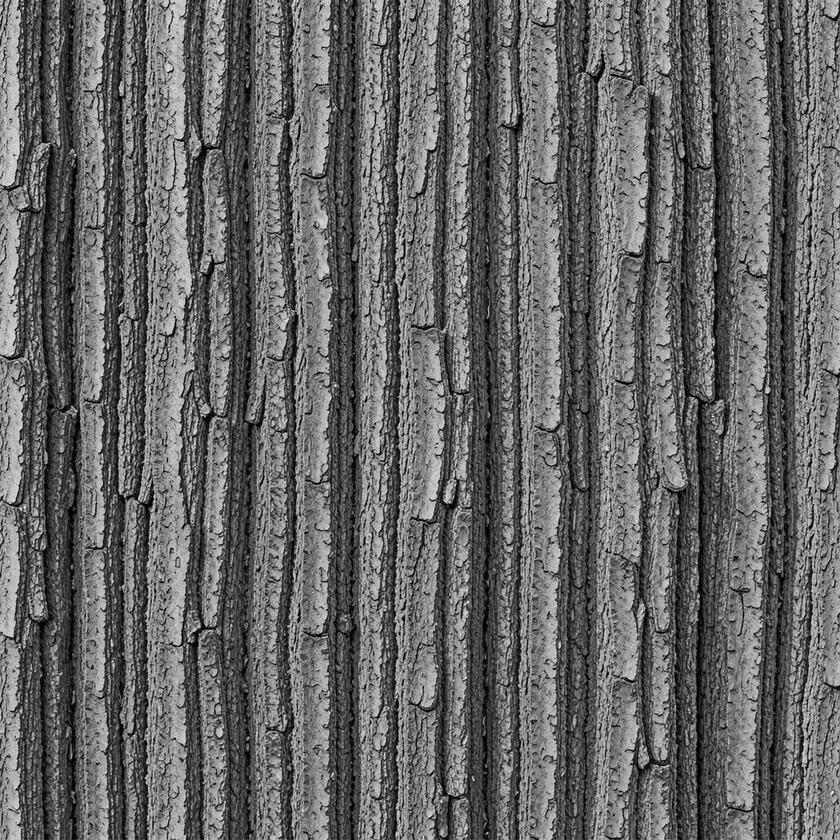
#> input picture Gemini_scripts_workshop/bark1_height.png, 840 x 840 px, shrunk from 1024 x 1024 before the run; its folder holds only this picture in this run
$ python map_craft_v1.py bark1_height.png
#> lines starting #> are read from the running program, lines starting #| are printed output that depends on the picture
#!/usr/bin/env python3
"""
MAP_CRAFT Python CLI — Modern ShaderMap alternative
Usage:
    python3 map_craft_v1.py grass1.jpg --strength 3.0 --ao_rad 4
"""

import argparse
import os
import numpy as np
from PIL import Image

def generate_maps(input_path, strength=2.5, ao_radius=3):
#> called with input_path = 'bark1_height.png', strength = 2.5, ao_radius = 3
    if not os.path.exists(input_path):
        print(f"[ERR] File not found: {input_path}")
        return

    base_name, ext = os.path.splitext(input_path)
    img = Image.open(input_path).convert('RGB')
    arr = np.array(img, dtype=np.float32)

    # 1. Heightmap (Luminance)
    lum = (arr[:, :, 0] * 0.299 + arr[:, :, 1] * 0.587 + arr[:, :, 2] * 0.114) / 255.0
    height_img = Image.fromarray((lum * 255).astype(np.uint8))
    height_img.save(f"{base_name}_height.png")
    print(f"[+] Saved: {base_name}_height.png")

    # 2. Tangent-Space Normal Map
    gy, gx = np.gradient(lum)
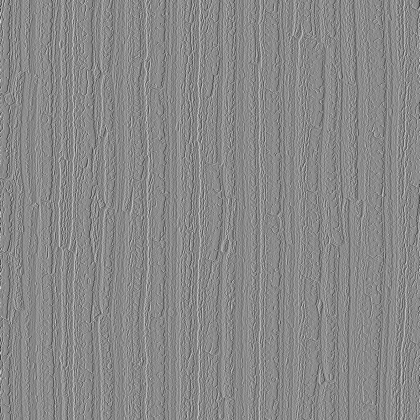
#> gx: shape (840, 840) float32 (shown at 1/2 size); min -0.588, max 0.51, mean -7.49e-06; drawn with min black and max white
    gx *= strength
    gy *= strength

    normal_x = -gx
    normal_y = -gy
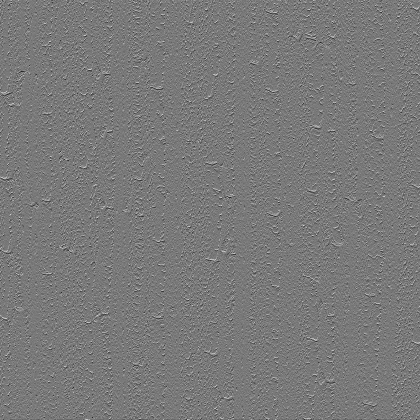
#> normal_y: shape (840, 840) float32 (shown at 1/2 size); min -1.03, max 1.13, mean 4.15e-05; drawn with min black and max white
    normal_z = np.ones_like(lum)

    norm = np.sqrt(normal_x**2 + normal_y**2 + normal_z**2)
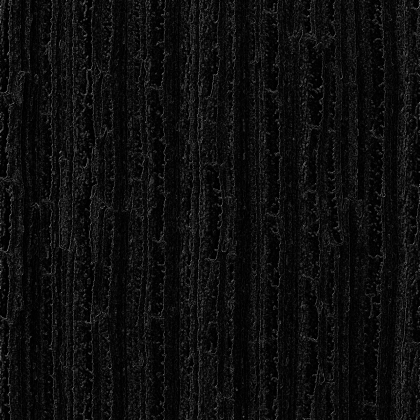
#> norm: shape (840, 840) float32 (shown at 1/2 size); min 1, max 1.86, mean 1.05; drawn with min black and max white
    normal_x /= norm
    normal_y /= norm
    normal_z /= norm
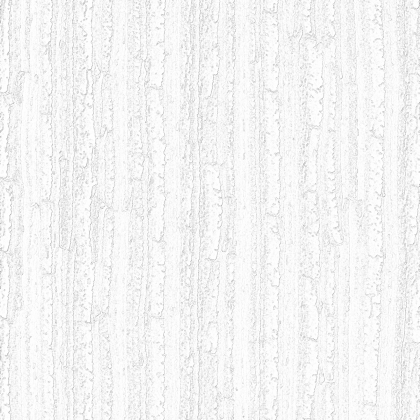
#> normal_z: shape (840, 840) float32 (shown at 1/2 size); min 0.537, max 1, mean 0.957

    normal_rgb = np.zeros((*lum.shape, 3), dtype=np.uint8)
    normal_rgb[:, :, 0] = ((normal_x * 0.5 + 0.5) * 255).astype(np.uint8)
    normal_rgb[:, :, 1] = ((normal_y * 0.5 + 0.5) * 255).astype(np.uint8)
    normal_rgb[:, :, 2] = ((normal_z * 0.5 + 0.5) * 255).astype(np.uint8)
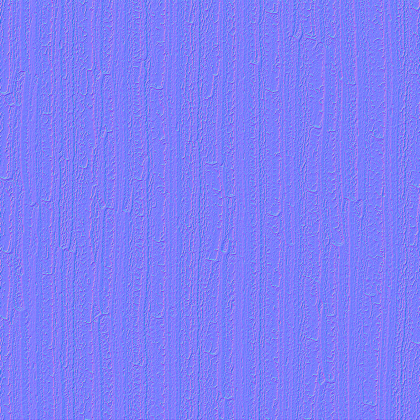
#> normal_rgb: shape (840, 840, 3) (shown at 1/2 size); mean of channels 0, 1, 2 126.8, 126.9, 249; drawn as R, G, B

    norm_img = Image.fromarray(normal_rgb)
    norm_img.save(f"{base_name}_normal.png")
    print(f"[+] Saved: {base_name}_normal.png")

    # 3. Roughness Map
    rough = np.clip((1.0 - lum) * 1.2 * 255, 0, 255).astype(np.uint8)
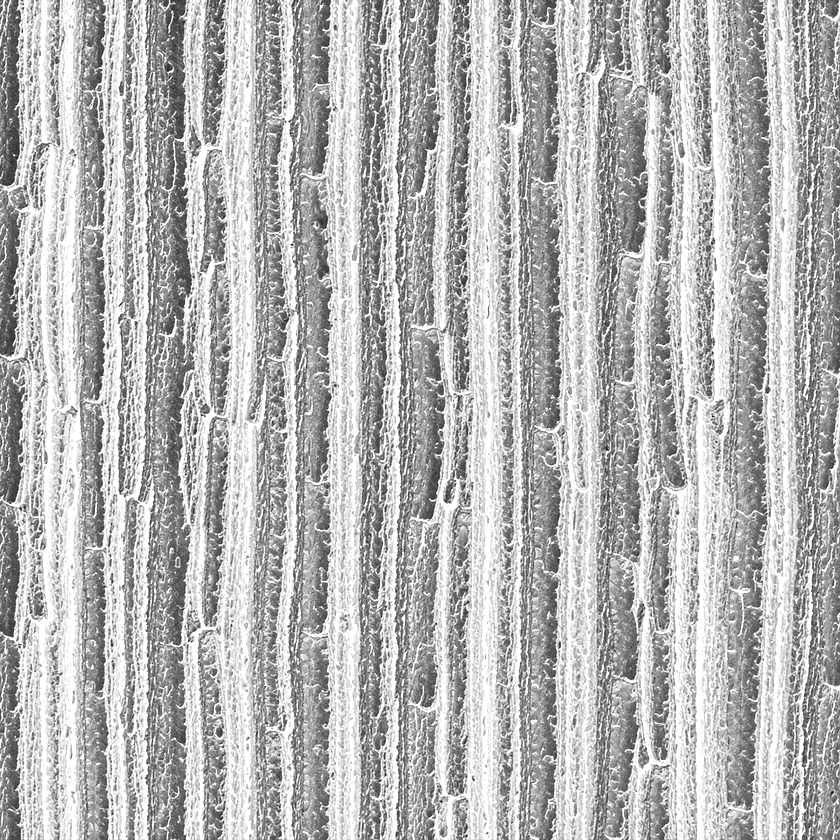
#> rough: shape (840, 840); min 13, max 255, mean 180.2
    rough_img = Image.fromarray(rough)
    rough_img.save(f"{base_name}_roughness.png")
    print(f"[+] Saved: {base_name}_roughness.png")

    print("[SUCCESS] All map passes baked successfully!")

if __name__ == '__main__':
    parser = argparse.ArgumentParser(description="MapCraft - ShaderMap 4 CLI Alternative")
    parser.add_argument("input", help="Path to source albedo/color texture")
    parser.add_argument("--strength", type=float, default=2.5, help="Normal map depth intensity")
    parser.add_argument("--ao_rad", type=int, default=3, help="Ambient Occlusion sample radius")

    args = parser.parse_args()
    generate_maps(args.input, args.strength, args.ao_rad)

$ run again, on Gemini_scripts_workshop/planks1_height.png
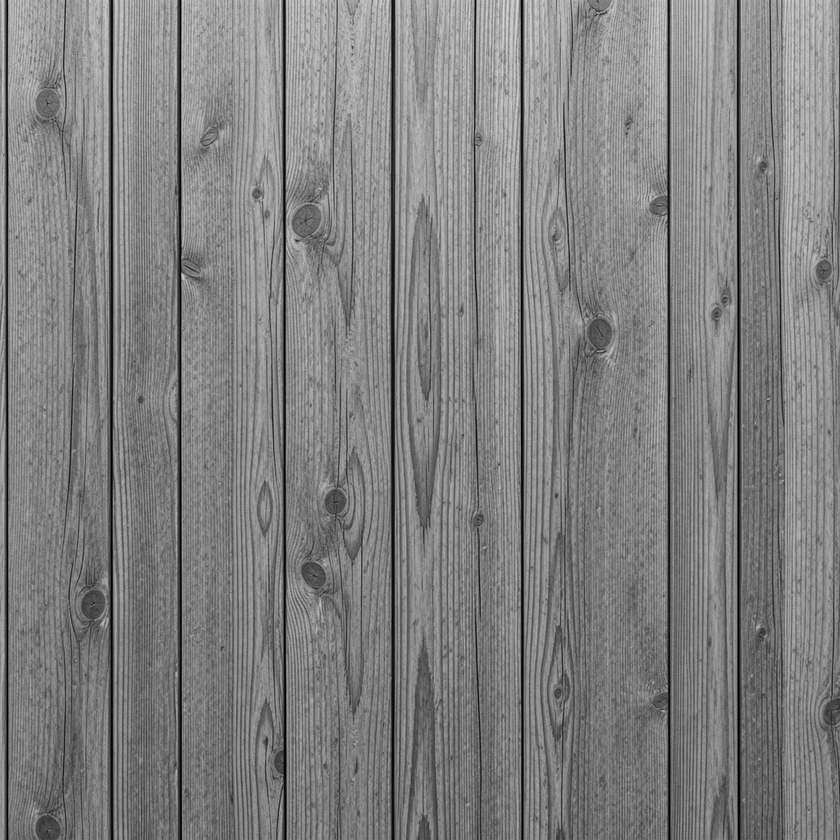
#> input picture Gemini_scripts_workshop/planks1_height.png, 840 x 840 px, shrunk from 1024 x 1024 before the run
#> in generate_maps, `normal_rgb[:, :, 2] = ((normal_z * 0.5 + 0.5) * 255).astype(np.uint8)`:
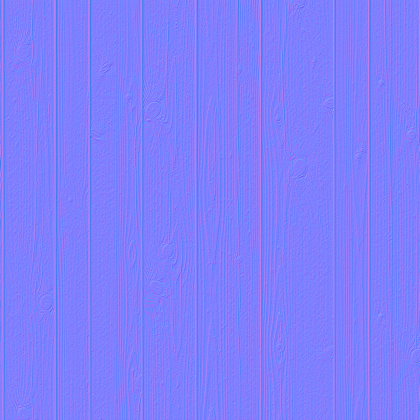
#> normal_rgb: shape (840, 840, 3) (shown at 1/2 size); mean of channels 0, 1, 2 127.1, 127.1, 252.6; drawn as R, G, B
#> in generate_maps, `rough = np.clip((1.0 - lum) * 1.2 * 255, 0, 255).astype(np.uint8)`:
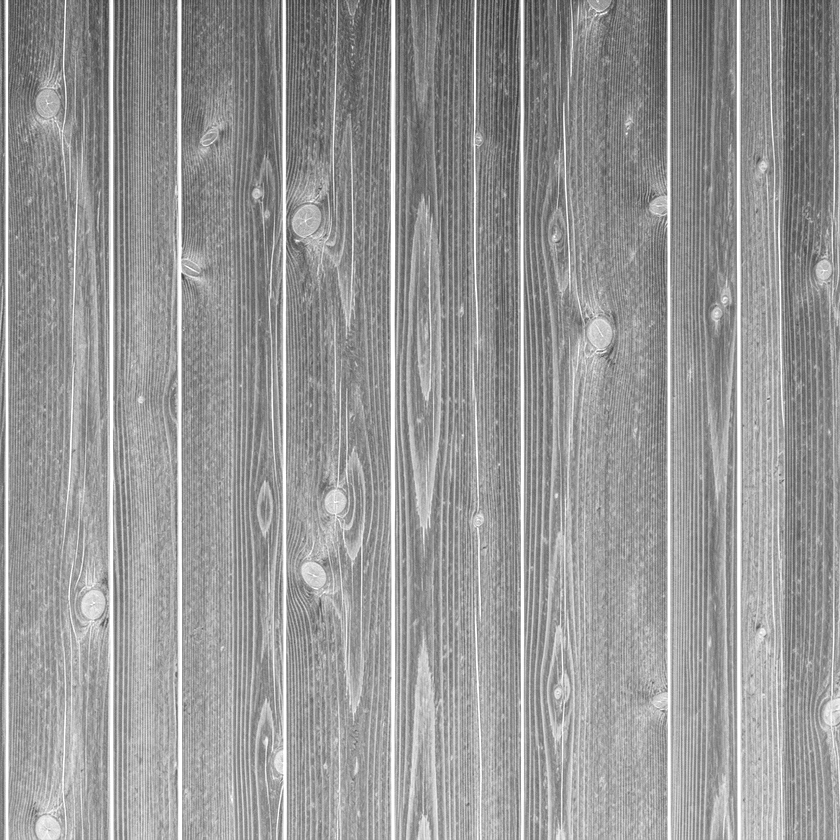
#> rough: shape (840, 840); min 40, max 255, mean 151

$ run again, on Gemini_scripts_workshop/rcok2_height.png
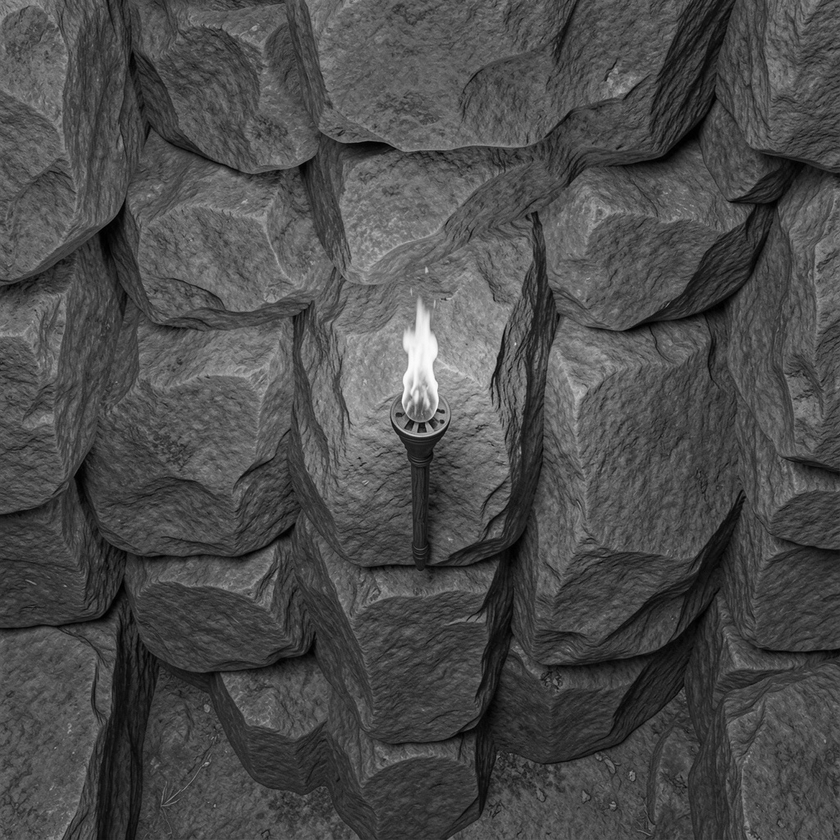
#> input picture Gemini_scripts_workshop/rcok2_height.png, 840 x 840 px, shrunk from 1024 x 1024 before the run
#> in generate_maps, `normal_rgb[:, :, 2] = ((normal_z * 0.5 + 0.5) * 255).astype(np.uint8)`:
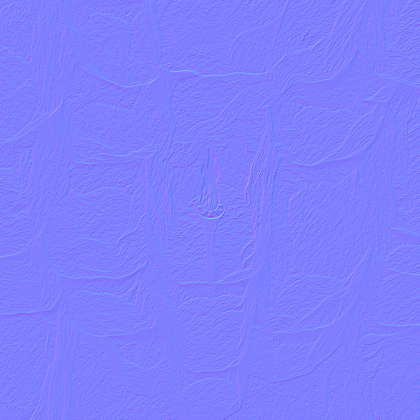
#> normal_rgb: shape (840, 840, 3) (shown at 1/2 size); mean of channels 0, 1, 2 127, 127, 253.5; drawn as R, G, B
#> in generate_maps, `rough = np.clip((1.0 - lum) * 1.2 * 255, 0, 255).astype(np.uint8)`:
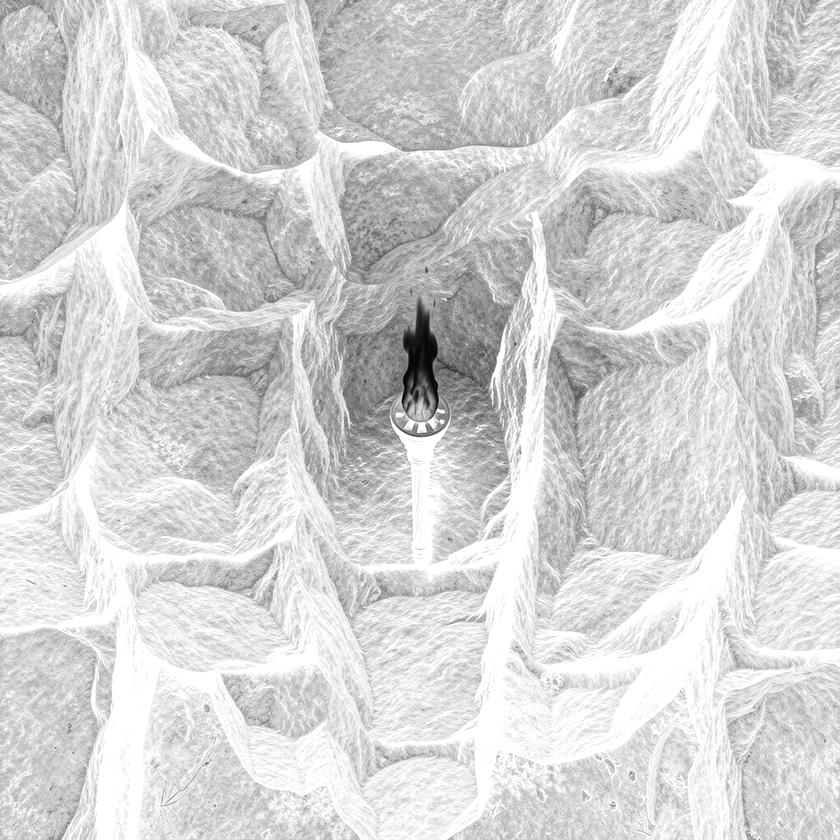
#> rough: shape (840, 840); min 2, max 255, mean 212.5
